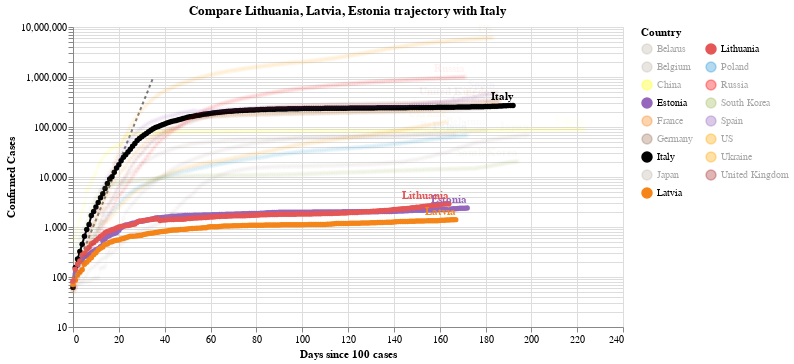

Notebook source saved alongside this figure:
### Code cell
#hide_input
chart3 = make_since_chart(dff2, ['Lithuania', 'Latvia', 'Estonia'], baseline_countries)
chart3

### Figure 1 — Vega-Lite specification as saved in the notebook (floating-point values rounded to 4 significant figures; data arrays with more than 128 entries replaced by an {"elided": "..."} marker saying what was removed)
{"config": {"view": {"continuousWidth": 400, "continuousHeight": 300}}, "layer": [{"data": {"name": "data-628230001892d6798b50651be41d1b3e"}, "mark": {"type": "line", "color": "black", "opacity": 0.5, "strokeDash": [3, 3]}, "encoding": {"x": {"type": "quantitative", "field": "Days since 100 cases"}, "y": {"type": "quantitative", "field": "Confirmed Cases"}}}, {"data": {"name": "data-f931ec4f3e89ca42b92033260d42e70b"}, "mark": {"type": "line", "point": true}, "encoding": {"color": {"type": "nominal", "field": "Country", "legend": {"columns": 2}, "scale": {"domain": ["Belarus", "Belgium", "China", "Estonia", "France", "Germany", "Italy", "Japan", "Latvia", "Lithuania", "Poland", "Russia", "South Korea", "Spain", "US", "Ukraine", "United Kingdom"], "range": ["#C1B7AD", "#C1B7AD", "yellow", "#9467bd", "#F58518", "#9D755D", "black", "#C1B7AD", "#F58518", "#E45756", "#2495D3", "red", "#A1BA59", "#9467bd", "orange", "orange", "brown"]}}, "opacity": {"condition": {"value": 1, "selection": "selector002"}, "value": 0.05}, "tooltip": [{"type": "nominal", "field": "Country"}, {"type": "temporal", "field": "Date"}, {"type": "quantitative", "field": "Confirmed Cases"}, {"type": "quantitative", "field": "Days since 100 cases"}], "x": {"type": "quantitative", "field": "Days since 100 cases"}, "y": {"type": "quantitative", "field": "Confirmed Cases", "scale": {"type": "log"}}}, "selection": {"selector002": {"type": "multi", "fields": ["Country"], "bind": "legend", "init": [{"Country": "Lithuania"}, {"Country": "Latvia"}, {"Country": "Estonia"}, {"Country": "Italy"}]}}, "width": 550}, {"data": {"name": "data-f931ec4f3e89ca42b92033260d42e70b"}, "mark": {"type": "text", "align": "right", "dy": -8, "fontWeight": "bold"}, "encoding": {"color": {"type": "nominal", "field": "Country", "legend": {"columns": 2}, "scale": {"domain": ["Belarus", "Belgium", "China", "Estonia", "France", "Germany", "Italy", "Japan", "Latvia", "Lithuania", "Poland", "Russia", "South Korea", "Spain", "US", "Ukraine", "United Kingdom"], "range": ["#C1B7AD", "#C1B7AD", "yellow", "#9467bd", "#F58518", "#9D755D", "black", "#C1B7AD", "#F58518", "#E45756", "#2495D3", "red", "#A1BA59", "#9467bd", "orange", "orange", "brown"]}}, "opacity": {"condition": {"value": 1, "selection": "selector002"}, "value": 0.05}, "text": {"type": "nominal", "field": "Country"}, "tooltip": [{"type": "nominal", "field": "Country"}, {"type": "temporal", "field": "Date"}, {"type": "quantitative", "field": "Confirmed Cases"}, {"type": "quantitative", "field": "Days since 100 cases"}], "x": {"type": "quantitative", "field": "Days since 100 cases"}, "y": {"type": "quantitative", "field": "Confirmed Cases", "scale": {"type": "log"}}}, "transform": [{"filter": "(datum['Date'] >= 1598918400000)"}], "width": 550}], "title": "Compare Lithuania, Latvia, Estonia trajectory with Italy", "$schema": "https://vega.github.io/schema/vega-lite/v4.0.2.json", "datasets": {"data-628230001892d6798b50651be41d1b3e": [{"Days since 100 cases": 0, "Confirmed Cases": 100.0}, {"Days since 100 cases": 1, "Confirmed Cases": 130.0}, {"Days since 100 cases": 2, "Confirmed Cases": 169.0}, {"Days since 100 cases": 3, "Confirmed Cases": 219.7}, {"Days since 100 cases": 4, "Confirmed Cases": 285.6}, {"Days since 100 cases": 5, "Confirmed Cases": 371.3}, {"Days since 100 cases": 6, "Confirmed Cases": 482.7}, {"Days since 100 cases": 7, "Confirmed Cases": 627.5}, {"Days since 100 cases": 8, "Confirmed Cases": 815.7}, {"Days since 100 cases": 9, "Confirmed Cases": 1060.0}, {"Days since 100 cases": 10, "Confirmed Cases": 1379.0}, {"Days since 100 cases": 11, "Confirmed Cases": 1792.0}, {"Days since 100 cases": 12, "Confirmed Cases": 2330.0}, {"Days since 100 cases": 13, "Confirmed Cases": 3029.0}, {"Days since 100 cases": 14, "Confirmed Cases": 3937.0}, {"Days since 100 cases": 15, "Confirmed Cases": 5119.0}, {"Days since 100 cases": 16, "Confirmed Cases": 6654.0}, {"Days since 100 cases": 17, "Confirmed Cases": 8650.0}, {"Days since 100 cases": 18, "Confirmed Cases": 11250.0}, {"Days since 100 cases": 19, "Confirmed Cases": 14620.0}, {"Days since 100 cases": 20, "Confirmed Cases": 19000.0}, {"Days since 100 cases": 21, "Confirmed Cases": 24710.0}, {"Days since 100 cases": 22, "Confirmed Cases": 32120.0}, {"Days since 100 cases": 23, "Confirmed Cases": 41750.0}, {"Days since 100 cases": 24, "Confirmed Cases": 54280.0}, {"Days since 100 cases": 25, "Confirmed Cases": 70560.0}, {"Days since 100 cases": 26, "Confirmed Cases": 91730.0}, {"Days since 100 cases": 27, "Confirmed Cases": 119300.0}, {"Days since 100 cases": 28, "Confirmed Cases": 155000.0}, {"Days since 100 cases": 29, "Confirmed Cases": 201500.0}, {"Days since 100 cases": 30, "Confirmed Cases": 262000.0}, {"Days since 100 cases": 31, "Confirmed Cases": 340600.0}, {"Days since 100 cases": 32, "Confirmed Cases": 442800.0}, {"Days since 100 cases": 33, "Confirmed Cases": 575600.0}, {"Days since 100 cases": 34, "Confirmed Cases": 748300.0}, {"Days since 100 cases": 35, "Confirmed Cases": 972800.0}], "data-f931ec4f3e89ca42b92033260d42e70b": {"elided": "3105 records"}}}
